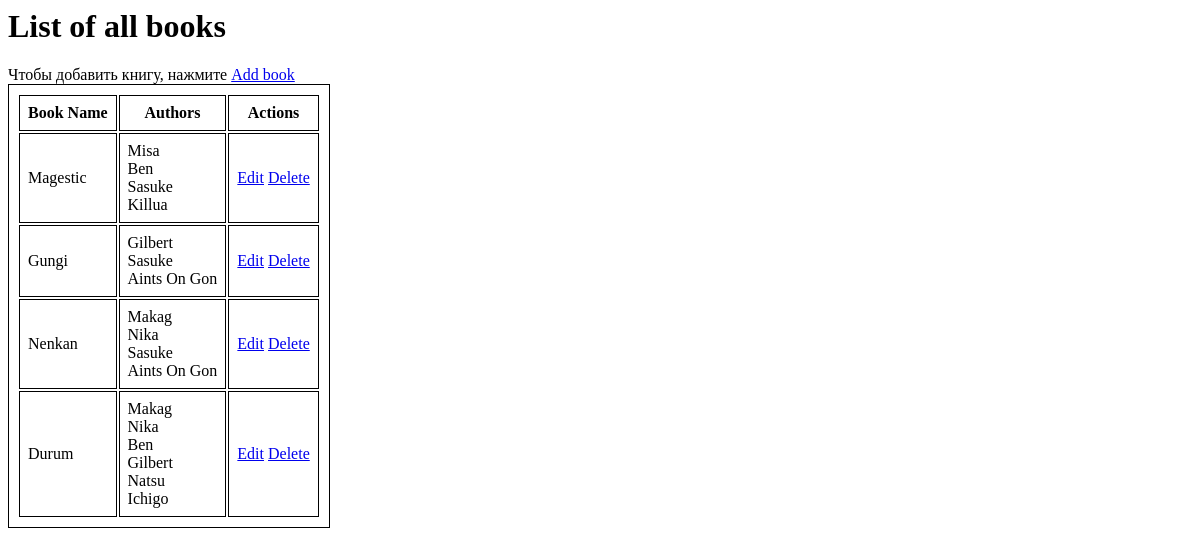
The page /main_lib/view_book on the database as committed earlier.
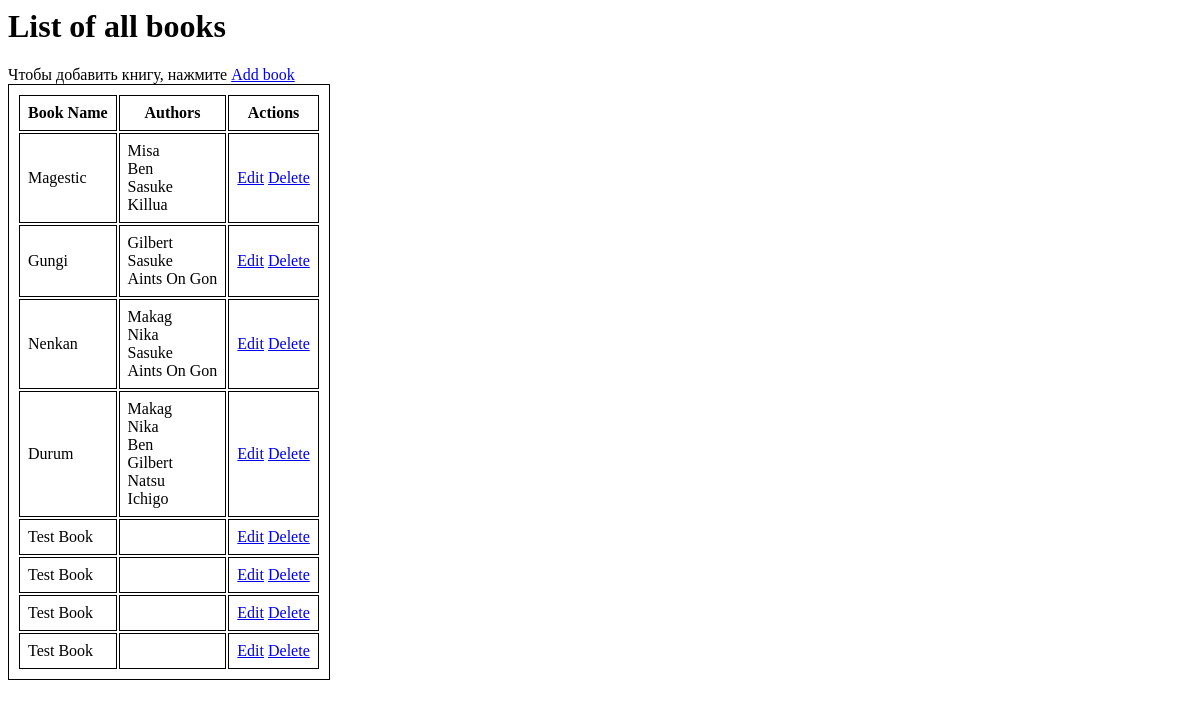
The same page on the database as committed later.
### main_lib/models.py (models this page shows, shortened)
class Book(models.Model):
    book_title = models.CharField(verbose_name="Book title",max_length=100)
    authors = models.ManyToManyField(Author, verbose_name="Book author",)

class Author(models.Model):
    author_name = models.CharField(verbose_name="Author name", max_length=255)
    author_description = models.TextField(verbose_name="Author description", null=True,blank=True)

### main_lib/views.py (the view)
# urls.py: path('view_book', views.BookListView.as_view(), name='book_view_all'),
class BookListView(generic.ListView):
    model = models.Book
    template_name = "book/book_view_all.html"

### main_lib/templates/book/book_view_all.html
<h1>List of all books</h1>
<div>Чтобы добавить книгу, нажмите <a href="{% url 'main_lib:book_add' %}">Add book</a></div>
<table style="border: 1px solid black; padding: 8px;">
  <thead style="border: 1px solid black; padding: 8px;">
    <tr>
      <th style="border: 1px solid black; padding: 8px;">Book Name</th>
      <th style="border: 1px solid black; padding: 8px;">Authors</th>
      <th style="border: 1px solid black; padding: 8px;">Actions</th>
    </tr>
  </thead>
  <tbody style="border: 1px solid black; padding: 8px;">
    {% for object in object_list %}
      <tr style="border: 1px solid black; padding: 8px;">
        <td style="border: 1px solid black; padding: 8px;">{{ object.book_title }}</td>
        <td style="border: 1px solid black; padding: 8px;">
          {% for author in object.authors.all %}
            {{ author.author_name }}<br>
          {% endfor %}
        </td>
        <td style="border: 1px solid black; padding: 8px;">
          <a href="{% url 'main_lib:book_update' pk=object.pk %}">Edit</a>
          <a href="{% url 'main_lib:book_delete' pk=object.pk %}">Delete</a>
        </td>
      </tr>
    {% endfor %}
  </tbody>
</table>

Rows that differ between the two databases and show on the page:
added Book: book_title "Test Book"
added Book: book_title "Test Book"
added Book: book_title "Test Book"
added Book: book_title "Test Book"
